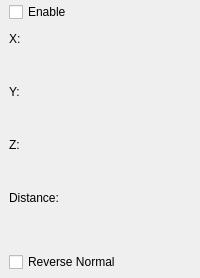
                <widget class="QWidget" name="clipping_plane5_">
                 <attribute name="title">
                  <string>5</string>
                 </attribute>
                 <layout class="QVBoxLayout" name="verticalLayout_15">
                  <property name="spacing">
                   <number>10</number>
                  </property>
                  <property name="leftMargin">
                   <number>9</number>
                  </property>
                  <property name="topMargin">
                   <number>2</number>
                  </property>
                  <property name="rightMargin">
                   <number>9</number>
                  </property>
                  <property name="bottomMargin">
                   <number>6</number>
                  </property>
                  <item>
                   <widget class="QCheckBox" name="enable_cp5_">
                    <property name="text">
                     <string>Enable</string>
                    </property>
                   </widget>
                  </item>
                  <item>
                   <widget class="QWidget" name="cp5_params_widget_" native="true">
                    <property name="minimumSize">
                     <size>
                      <width>0</width>
                      <height>0</height>
                     </size>
                    </property>
                    <layout class="QVBoxLayout" name="verticalLayout_14">
                     <property name="spacing">
                      <number>2</number>
                     </property>
                     <property name="margin">
                      <number>0</number>
                     </property>
                     <item>
                      <widget class="QLabel" name="label_14">
                       <property name="text">
                        <string>X:</string>
                       </property>
                      </widget>
                     </item>
                     <item>
                      <widget class="QtUtils::QtSliderDoubleCombo" name="cp5_x_" native="true">
                       <property name="sizePolicy">
                        <sizepolicy hsizetype="Preferred" vsizetype="Fixed">
                         <horstretch>0</horstretch>
                         <verstretch>0</verstretch>
                        </sizepolicy>
                       </property>
                       <property name="minimumSize">
                        <size>
                         <width>0</width>
                         <height>35</height>
                        </size>
                       </property>
                      </widget>
                     </item>
                     <item>
                      <widget class="QLabel" name="label_15">
                       <property name="text">
                        <string>Y:</string>
                       </property>
                      </widget>
                     </item>
                     <item>
                      <widget class="QtUtils::QtSliderDoubleCombo" name="cp5_y_" native="true">
                       <property name="sizePolicy">
                        <sizepolicy hsizetype="Preferred" vsizetype="Fixed">
                         <horstretch>0</horstretch>
                         <verstretch>0</verstretch>
                        </sizepolicy>
                       </property>
                       <property name="minimumSize">
                        <size>
                         <width>0</width>
                         <height>35</height>
                        </size>
                       </property>
                      </widget>
                     </item>
                     <item>
                      <widget class="QLabel" name="label_24">
                       <property name="text">
                        <string>Z:</string>
                       </property>
                      </widget>
                     </item>
                     <item>
                      <widget class="QtUtils::QtSliderDoubleCombo" name="cp5_z_" native="true">
                       <property name="sizePolicy">
                        <sizepolicy hsizetype="Preferred" vsizetype="Fixed">
                         <horstretch>0</horstretch>
                         <verstretch>0</verstretch>
                        </sizepolicy>
                       </property>
                       <property name="minimumSize">
                        <size>
                         <width>0</width>
                         <height>35</height>
                        </size>
                       </property>
                      </widget>
                     </item>
                     <item>
                      <widget class="QLabel" name="label_16">
                       <property name="text">
                        <string>Distance:</string>
                       </property>
                      </widget>
                     </item>
                     <item>
                      <widget class="QtUtils::QtSliderDoubleCombo" name="cp5_d_" native="true">
                       <property name="sizePolicy">
                        <sizepolicy hsizetype="Preferred" vsizetype="Fixed">
                         <horstretch>0</horstretch>
                         <verstretch>0</verstretch>
                        </sizepolicy>
                       </property>
                       <property name="minimumSize">
                        <size>
                         <width>0</width>
                         <height>35</height>
                        </size>
                       </property>
                      </widget>
                     </item>
                    </layout>
                   </widget>
                  </item>
                  <item>
                   <widget class="QCheckBox" name="cp5_reverse_norm_">
                    <property name="text">
                     <string>Reverse Normal</string>
                    </property>
                   </widget>
                  </item>
                 </layout>
                </widget>
